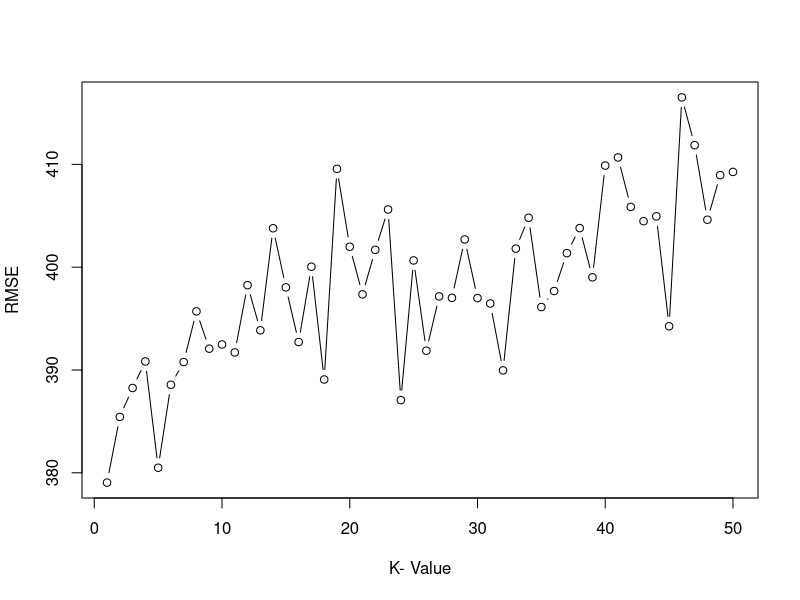

Write the R code that produced this figure.
data <- read.csv("k_example_data.txt",stringsAsFactors = TRUE)
data <- na.omit(data)

#use only regression
data1 <- data[-c(1, 2, 3, 6, 12, 16, 18)] 
label <- data$violent_crime_rate

#normalize vectors
normalize <- function(x){
  return((x - min(x))/(max(x) - min(x)))
}
data_n <- as.data.frame(lapply(data1, normalize))

#train-test split
train <- sample(1:nrow(data_n), nrow(data_n)/2)
train.labels <- label[train]
test.labels <- label[-train]

library(class)
#run a series of k values
i=1
k.optm=1
for (i in 1:50){
  data_test_pred <- knn(train = data_n[train, ], test = data_n[-train, ], cl = train.labels, k = i)
  tab <- cbind(data_test_pred, test.labels)
  k.optm[i] <- sqrt(mean((tab[,1] - tab[,2])^2))
  k=i
  cat(k,'=',k.optm[i],'')
}
#Accuracy plot
plot(k.optm, type="b", xlab="K- Value",ylab="RMSE")

#use k=sqrt(n) in training set
k = sqrt(length(train))
data_test_pred <- knn(train = data_n[train, ], test = data_n[-train, ], cl = train.labels, k = k)
RMSE <- sqrt(mean((tab[,1] - tab[,2])^2))
tab <- cbind(data_test_pred, test.labels)
tab